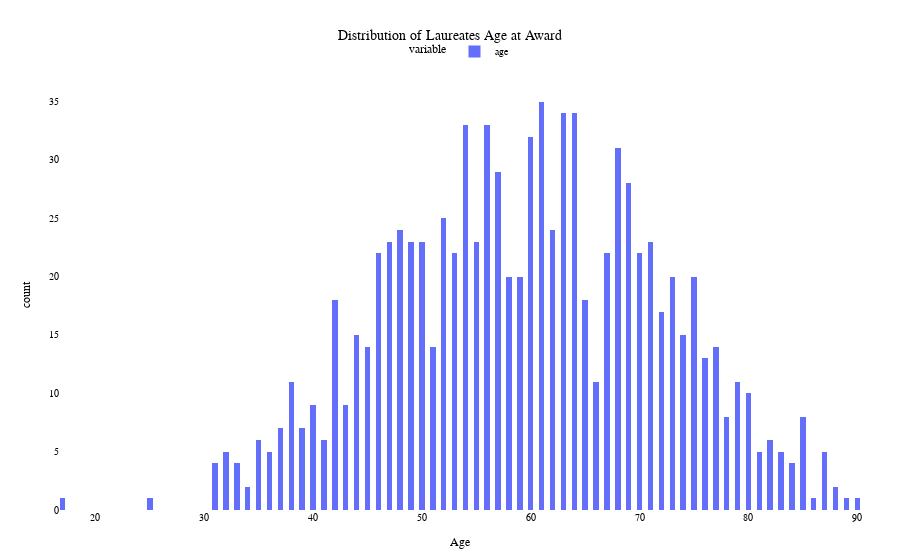

Notebook source saved alongside this figure:
### Markdown cell above
Distribution for Laureate Age Upon Awarding

### Code cell
age_data = winners['age'][(winners['age'] > 10) & (winners['age'] < 100)].dropna()
fig = px.histogram(age_data, nbins=150, 
                   title='Distribution of Laureates Age at Award',
                   labels={'value':'Age', 'count':'Frequency'},
                   template='plotly_white')
fig=apply_theme_nobel(fig)
iplot(fig)

### Figure 1 — Plotly figure (JSON) as saved in the notebook; plotly's stock layout.template omitted (floating-point values rounded to 4 significant figures; data arrays with more than 128 entries replaced by an {"elided": "..."} marker saying what was removed)
{"data": [{"alignmentgroup": "True", "bingroup": "x", "hovertemplate": "variable=age<br>Age=%{x}<br>count=%{y}<extra></extra>", "legendgroup": "age", "marker": {"color": "#636efa", "pattern": {"shape": ""}}, "name": "age", "nbinsx": 150, "offsetgroup": "age", "orientation": "v", "showlegend": true, "type": "histogram", "x": {"elided": "938 int values"}, "xaxis": "x", "yaxis": "y"}], "layout": {"autosize": true, "barmode": "relative", "font": {"color": "black", "family": "Times New Roman", "size": 12}, "legend": {"font": {"family": "Times New Roman", "size": 10}, "orientation": "h", "title": {"text": "variable"}, "tracegroupgap": 0, "x": 0.5, "xanchor": "center", "y": 1.1}, "margin": {"b": 50, "l": 60, "r": 40, "t": 80}, "paper_bgcolor": "white", "plot_bgcolor": "white", "title": {"font": {"color": "black", "family": "Times New Roman", "size": 14}, "text": "Distribution of Laureates Age at Award", "x": 0.5, "xanchor": "center"}, "xaxis": {"anchor": "y", "autorange": true, "domain": [0, 1], "range": [16.75, 90.25], "showgrid": false, "showline": false, "tickfont": {"family": "Times New Roman", "size": 10}, "ticks": "", "title": {"font": {"family": "Times New Roman", "size": 12}, "text": "Age"}, "type": "linear", "zeroline": false}, "yaxis": {"anchor": "x", "autorange": true, "domain": [0, 1], "range": [0, 36.84], "showgrid": false, "showline": false, "tickfont": {"family": "Times New Roman", "size": 10}, "ticks": "", "title": {"font": {"family": "Times New Roman", "size": 12}, "text": "count"}, "zeroline": false}}}
